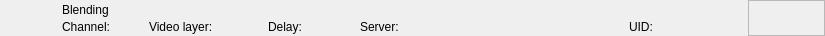
<?xml version="1.0" encoding="UTF-8"?>
<ui version="4.0">
 <class>RundownBlendModeWidget</class>
 <widget class="QWidget" name="RundownBlendModeWidget">
  <property name="geometry">
   <rect>
    <x>0</x>
    <y>0</y>
    <width>825</width>
    <height>36</height>
   </rect>
  </property>
  <layout class="QHBoxLayout" name="horizontalLayout">
   <property name="spacing">
    <number>0</number>
   </property>
   <property name="margin">
    <number>0</number>
   </property>
   <item>
    <widget class="QFrame" name="frameItem">
     <property name="sizePolicy">
      <sizepolicy hsizetype="Preferred" vsizetype="Fixed">
       <horstretch>0</horstretch>
       <verstretch>0</verstretch>
      </sizepolicy>
     </property>
     <property name="minimumSize">
      <size>
       <width>0</width>
       <height>36</height>
      </size>
     </property>
     <widget class="QLabel" name="labelIcon">
      <property name="geometry">
       <rect>
        <x>22</x>
        <y>2</y>
        <width>32</width>
        <height>32</height>
       </rect>
      </property>
      <property name="text">
       <string/>
      </property>
      <property name="pixmap">
       <pixmap resource="../Widgets.qrc">:/Graphics/Images/BlendMode.png</pixmap>
      </property>
      <property name="scaledContents">
       <bool>true</bool>
      </property>
     </widget>
     <widget class="QLabel" name="labelChannel">
      <property name="geometry">
       <rect>
        <x>62</x>
        <y>19</y>
        <width>78</width>
        <height>16</height>
       </rect>
      </property>
      <property name="text">
       <string>Channel:</string>
      </property>
     </widget>
     <widget class="QLabel" name="labelLabel">
      <property name="geometry">
       <rect>
        <x>62</x>
        <y>2</y>
        <width>561</width>
        <height>16</height>
       </rect>
      </property>
      <property name="text">
       <string>Blending</string>
      </property>
     </widget>
     <widget class="QLabel" name="labelVideolayer">
      <property name="geometry">
       <rect>
        <x>149</x>
        <y>19</y>
        <width>110</width>
        <height>16</height>
       </rect>
      </property>
      <property name="text">
       <string>Video layer:</string>
      </property>
     </widget>
     <widget class="QLabel" name="labelColor">
      <property name="geometry">
       <rect>
        <x>0</x>
        <y>0</y>
        <width>18</width>
        <height>36</height>
       </rect>
      </property>
      <property name="text">
       <string/>
      </property>
     </widget>
     <widget class="QLabel" name="labelGroupColor">
      <property name="geometry">
       <rect>
        <x>0</x>
        <y>0</y>
        <width>6</width>
        <height>36</height>
       </rect>
      </property>
      <property name="text">
       <string/>
      </property>
     </widget>
     <widget class="QLabel" name="labelDevice">
      <property name="geometry">
       <rect>
        <x>360</x>
        <y>19</y>
        <width>260</width>
        <height>16</height>
       </rect>
      </property>
      <property name="text">
       <string>Server:</string>
      </property>
     </widget>
     <widget class="QLabel" name="labelDelay">
      <property name="geometry">
       <rect>
        <x>268</x>
        <y>19</y>
        <width>83</width>
        <height>16</height>
       </rect>
      </property>
      <property name="text">
       <string>Delay:</string>
      </property>
     </widget>
     <widget class="QLabel" name="labelRemoteTriggerId">
      <property name="geometry">
       <rect>
        <x>629</x>
        <y>19</y>
        <width>111</width>
        <height>16</height>
       </rect>
      </property>
      <property name="text">
       <string>UID:</string>
      </property>
     </widget>
    </widget>
   </item>
   <item>
    <widget class="QFrame" name="frameStatus">
     <property name="minimumSize">
      <size>
       <width>77</width>
       <height>0</height>
      </size>
     </property>
     <property name="maximumSize">
      <size>
       <width>77</width>
       <height>16777215</height>
      </size>
     </property>
     <property name="frameShape">
      <enum>QFrame::StyledPanel</enum>
     </property>
     <property name="frameShadow">
      <enum>QFrame::Raised</enum>
     </property>
     <widget class="QLabel" name="labelGpiConnected">
      <property name="geometry">
       <rect>
        <x>1</x>
        <y>2</y>
        <width>32</width>
        <height>32</height>
       </rect>
      </property>
      <property name="minimumSize">
       <size>
        <width>32</width>
        <height>32</height>
       </size>
      </property>
      <property name="maximumSize">
       <size>
        <width>32</width>
        <height>32</height>
       </size>
      </property>
      <property name="lineWidth">
       <number>0</number>
      </property>
      <property name="text">
       <string/>
      </property>
      <property name="pixmap">
       <pixmap resource="../Widgets.qrc">:/Graphics/Images/GpiConnected.png</pixmap>
      </property>
      <property name="scaledContents">
       <bool>true</bool>
      </property>
     </widget>
     <widget class="QLabel" name="labelDisconnected">
      <property name="geometry">
       <rect>
        <x>32</x>
        <y>2</y>
        <width>32</width>
        <height>32</height>
       </rect>
      </property>
      <property name="minimumSize">
       <size>
        <width>32</width>
        <height>32</height>
       </size>
      </property>
      <property name="maximumSize">
       <size>
        <width>32</width>
        <height>32</height>
       </size>
      </property>
      <property name="text">
       <string/>
      </property>
      <property name="pixmap">
       <pixmap resource="../Widgets.qrc">:/Graphics/Images/Disconnected.png</pixmap>
      </property>
      <property name="scaledContents">
       <bool>true</bool>
      </property>
     </widget>
     <widget class="QLabel" name="labelActiveColor">
      <property name="geometry">
       <rect>
        <x>69</x>
        <y>0</y>
        <width>8</width>
        <height>36</height>
       </rect>
      </property>
      <property name="minimumSize">
       <size>
        <width>8</width>
        <height>36</height>
       </size>
      </property>
      <property name="maximumSize">
       <size>
        <width>8</width>
        <height>36</height>
       </size>
      </property>
      <property name="text">
       <string/>
      </property>
     </widget>
    </widget>
   </item>
  </layout>
 </widget>
 <resources>
  <include location="../Widgets.qrc"/>
 </resources>
 <connections/>
 <slots>
  <slot>addToCombo()</slot>
 </slots>
</ui>
